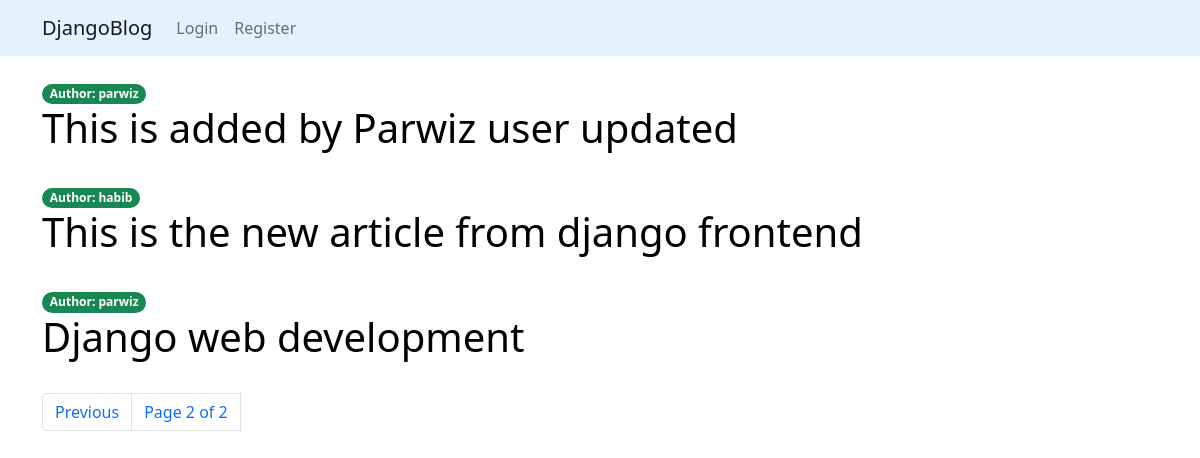
Screenshot of /?page=2 with the database file from the repository.
### articles/models.py (models this page shows, shortened)
class Article(models.Model):
    title = models.CharField(max_length=200)
    description = models.TextField()
    slug = models.SlugField(max_length=100, unique=True)
    published = models.DateTimeField(auto_now_add=True)
    author = models.ForeignKey(User, on_delete=models.CASCADE)

### articles/views.py (the view)
# urls.py: path('', article_list, name='article_list'),
def article_list(request):
    article_list = Article.objects.all().order_by('-published')
    paginator = Paginator(article_list, 3)
    page = request.GET.get('page')
    try:
        articles = paginator.page(page)
    except PageNotAnInteger:
        articles = paginator.page(1)
    except EmptyPage:
        articles = paginator.page(paginator.num_pages)
    return render(request, 'articles.html', {'article_list':articles, 'page':page})

### articles/templates/articles.html (shortened to what this page needs)
{% extends 'base.html' %}
{% block body %}
<div class="container mt-4">
    {% for article in article_list %}
       <span class="badge rounded-pill bg-success">Author: {{article.author}}</span>
        <h1><a class="link-style" href="{% url 'article_details' article.slug %}">{{article.title}}</a></h1>
    <br>
    {% endfor %}
    {% include 'account/pagination.html' with page=article_list %}
</div>
{% endblock %}

### articles/templates/articles.html (style rules this page uses)
.link-style { text-decoration:none; color:black; }

### rows the page displays
Article: author "parwiz", title "This is added by Parwiz user updated"
Article: author "habib", title "This is the new article from django frontend"
Article: author "parwiz", title "Django web development"

### other values shown
{{ page.number }} "2"
{{ page.paginator.num_pages }} "2"
